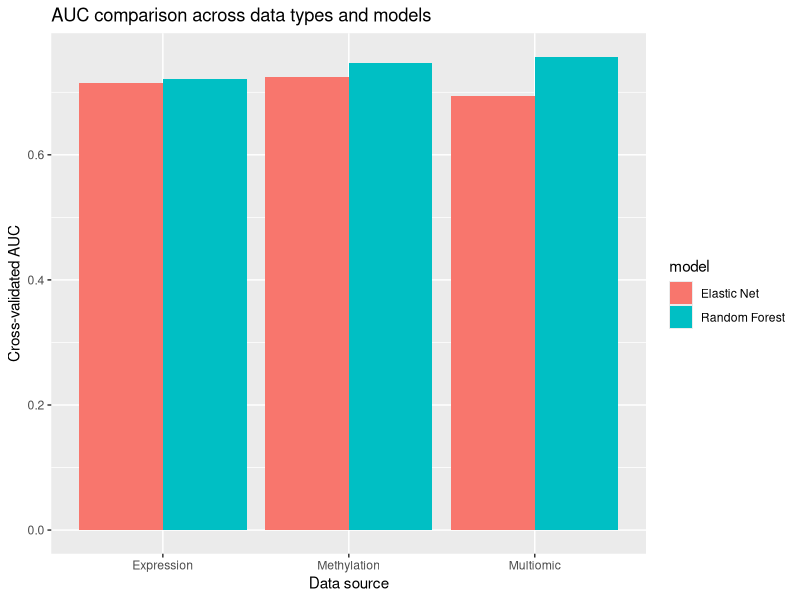
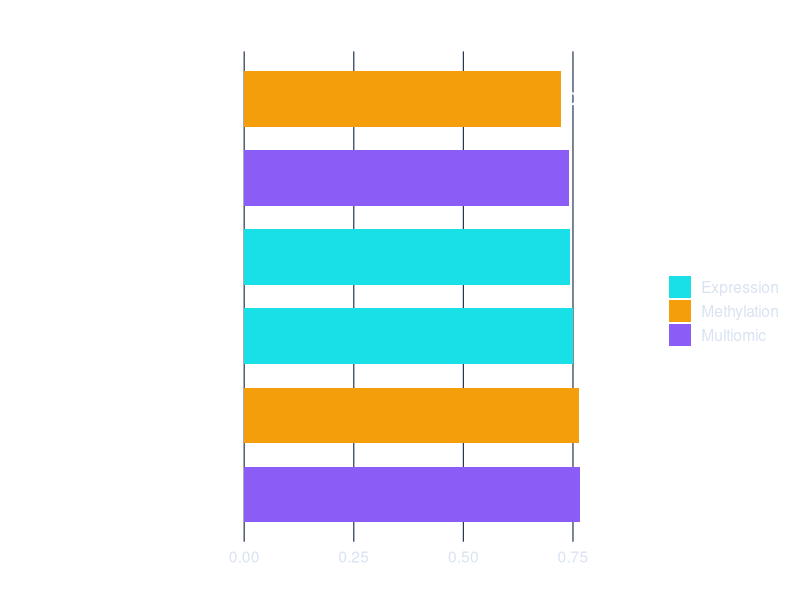
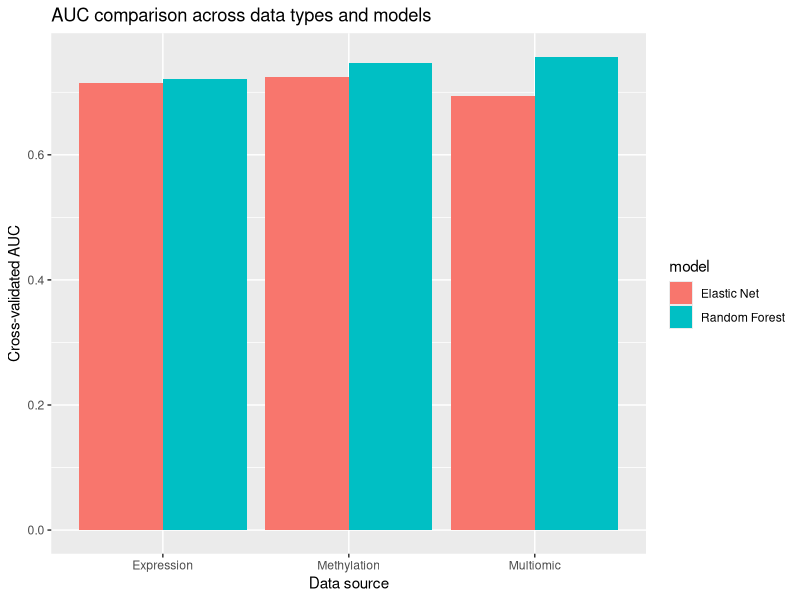
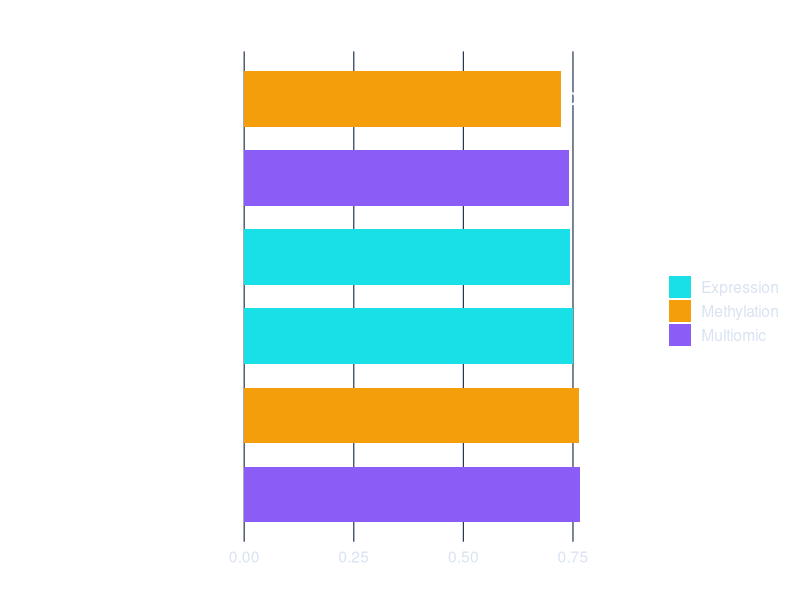

These charts were generated, in order, by the following R code:
## ---- chunk 1
#--------------------------------------------------
# 1. Load packages and saved result tables
#--------------------------------------------------

library(tidyverse)
library(here)

dir.create(here("outputs", "tables"), recursive = TRUE, showWarnings = FALSE)
dir.create(here("outputs", "figures"), recursive = TRUE, showWarnings = FALSE)

expr_model_summary <- read_csv(here("outputs", "tables", "expression_model_summary.csv"), show_col_types = FALSE)
expr_auc_summary <- read_csv(here("outputs", "tables", "expression_auc_summary.csv"), show_col_types = FALSE)

meth_model_summary <- read_csv(here("outputs", "tables", "methylation_model_summary.csv"), show_col_types = FALSE)
meth_auc_summary <- read_csv(here("outputs", "tables", "methylation_auc_summary.csv"), show_col_types = FALSE)

multi_model_summary <- read_csv(here("outputs", "tables", "multiomic_model_summary.csv"), show_col_types = FALSE)
multi_auc_summary <- read_csv(here("outputs", "tables", "multiomic_auc_summary.csv"), show_col_types = FALSE)

## ---- chunk 2
#--------------------------------------------------
# 2. Add data source labels
#--------------------------------------------------

expr_model_summary <- expr_model_summary %>%
  mutate(data_source = "Expression")

meth_model_summary <- meth_model_summary %>%
  mutate(data_source = "Methylation")

multi_model_summary <- multi_model_summary %>%
  mutate(data_source = "Multiomic")

expr_auc_summary <- expr_auc_summary %>%
  mutate(data_source = "Expression")

meth_auc_summary <- meth_auc_summary %>%
  mutate(data_source = "Methylation")

multi_auc_summary <- multi_auc_summary %>%
  mutate(data_source = "Multiomic")
## ---- chunk 3
#--------------------------------------------------
# 3. Combine model summaries
#--------------------------------------------------

all_model_summary <- bind_rows(
  expr_model_summary,
  meth_model_summary,
  multi_model_summary)

all_auc_summary <- bind_rows(
  expr_auc_summary,
  meth_auc_summary,
  multi_auc_summary)

all_model_summary <- all_model_summary %>%
  mutate(
    model = recode(
      model,
      "ElasticNet" = "Elastic Net",
      "RandomForest" = "Random Forest"))

all_auc_summary <- all_auc_summary %>%
  mutate(
    model = recode(
      model,
      "ElasticNet" = "Elastic Net",
      "RandomForest" = "Random Forest"))

print(all_model_summary)
print(all_auc_summary)

write_csv(
  all_model_summary,
  here("outputs", "tables", "all_model_summary.csv"))

write_csv(
  all_auc_summary,
  here("outputs", "tables", "all_auc_summary.csv"))
## ---- chunk 4
#--------------------------------------------------
# 4. Create final comparison table
#--------------------------------------------------

final_comparison <- all_model_summary %>%
  select(data_source, model, ROC, Sens, Spec, ROCSD, SensSD, SpecSD) %>%
  left_join(
    all_auc_summary,
    by = c("data_source", "model")) %>%
  arrange(desc(ROC))

print(final_comparison)

write_csv(
  final_comparison,
  here("outputs", "tables", "final_model_comparison.csv"))
## ---- chunk 5
report_table <- final_comparison %>%
  mutate(
    ROC = round(ROC, 3),
    Sens = round(Sens, 3),
    Spec = round(Spec, 3),
    auc = round(auc, 3)) %>%
  select(data_source, model, ROC, auc, Sens, Spec)

print(report_table)

write_csv(
  report_table,
  here("outputs", "tables", "report_model_table.csv"))
## ---- chunk 6
#--------------------------------------------------
# 5. Plot AUC comparison
#--------------------------------------------------

p_auc <- all_auc_summary %>%
  ggplot(aes(x = data_source, y = auc, fill = model)) +
  geom_col(position = "dodge") +
  labs(
    title = "AUC comparison across data types and models",
    x = "Data source",
    y = "Cross-validated AUC")

print(p_auc)

ggsave(
  here("outputs", "figures", "auc_comparison.png"),
  plot = p_auc,
  width = 8,
  height = 5
)
## ---- chunk 7
auc_plot_df <- report_table %>%
  mutate(
    label = paste(data_source, model),
    label = factor(label, levels = rev(label[order(ROC)])))

p_auc <- ggplot(auc_plot_df, aes(x = ROC, y = label, fill = data_source)) +
  geom_col(width = 0.7) +
  geom_text(
    aes(label = sprintf("%.3f", ROC)),
    hjust = -0.15,
    colour = "white",
    size = 4.5,
    fontface = "bold") +
  scale_fill_manual(
    values = c(
      "Expression" = "#19E0E6",
      "Methylation" = "#F59E0B",
      "Multiomic" = "#8B5CF6")) +
  scale_x_continuous(
    limits = c(0, max(auc_plot_df$ROC, na.rm = TRUE) * 1.12)) +
  labs(
    title = "Model comparison by cross-validated ROC",
    x = "Cross-validated ROC",
    y = NULL,
    fill = "Data source") +
  theme_minimal(base_size = 14) +
  theme(
    plot.background = element_rect(fill = "transparent", colour = NA),
    panel.background = element_rect(fill = "transparent", colour = NA),
    panel.grid.major.y = element_blank(),
    panel.grid.minor = element_blank(),
    panel.grid.major.x = element_line(colour = "#22324D", linewidth = 0.4),
    axis.title.x = element_text(colour = "white", face = "bold"),
    axis.text.x = element_text(colour = "#D9E2F2"),
    axis.text.y = element_text(colour = "white", face = "bold"),
    plot.title = element_text(colour = "white", face = "bold", size = 24),
    legend.background = element_rect(fill = "transparent", colour = NA),
    legend.key = element_rect(fill = "transparent", colour = NA),
    legend.title = element_text(colour = "white", face = "bold"),
    legend.text = element_text(colour = "#D9E2F2"))

p_auc

ggsave(
  here("outputs", "figures", "auc_comparison_presentation.png"),
  plot = p_auc,
  width = 10,
  height = 6,
  dpi = 300,
  bg = "transparent")
## ---- chunk 8
best_by_source <- final_comparison %>%
  group_by(data_source) %>%
  slice_max(order_by = ROC, n = 1, with_ties = TRUE) %>%
  ungroup()

best_by_model <- final_comparison %>%
  group_by(model) %>%
  slice_max(order_by = ROC, n = 1, with_ties = TRUE) %>%
  ungroup()

best_single_omics <- final_comparison %>%
  filter(data_source %in% c("Expression", "Methylation")) %>%
  slice_max(order_by = ROC, n = 1, with_ties = TRUE)

write_csv(best_by_source, here("outputs", "tables", "best_by_data_source.csv"))
write_csv(best_by_model, here("outputs", "tables", "best_by_model_type.csv"))
write_csv(best_single_omics, here("outputs", "tables", "best_single_omics_model.csv"))
